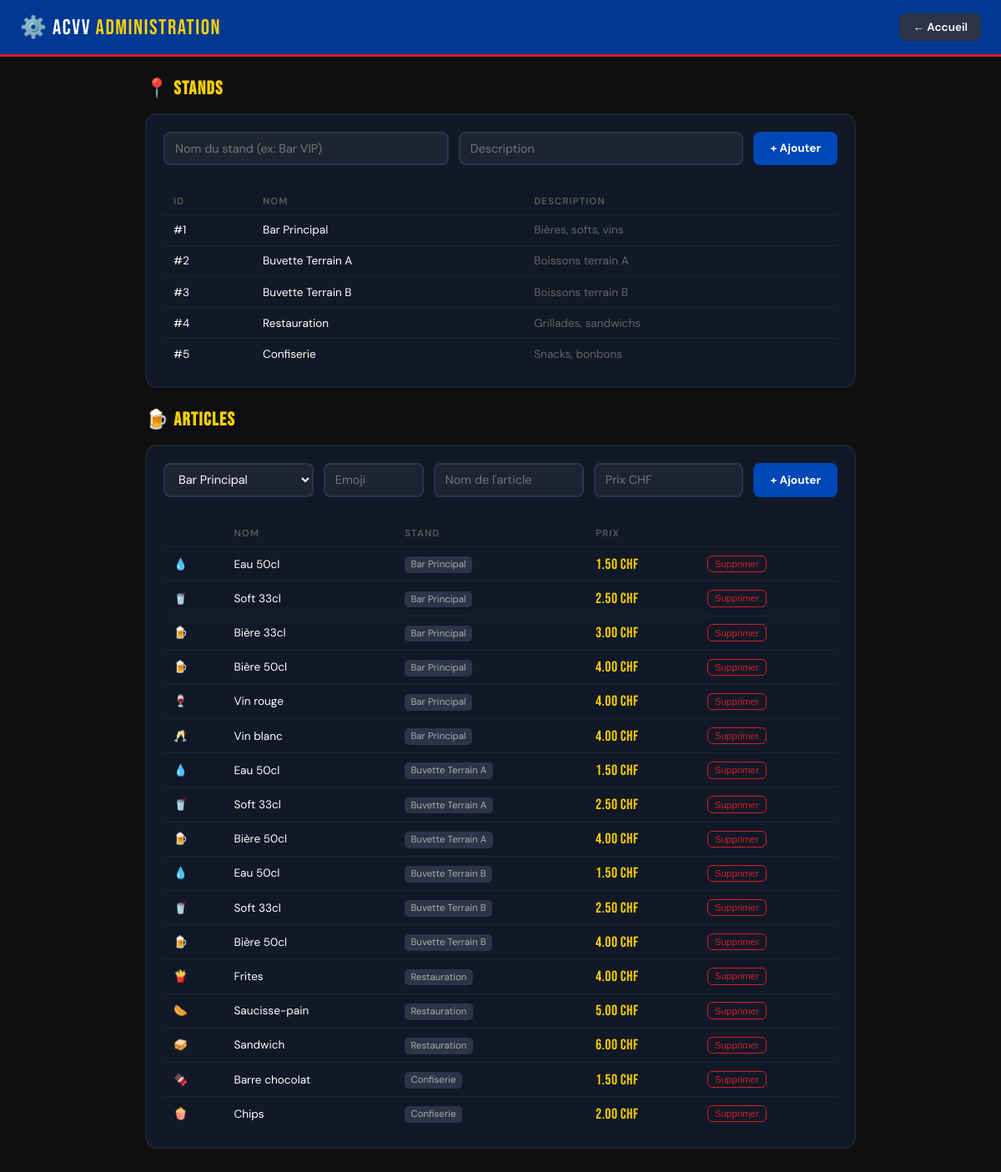
The page /admin on the database its author committed.
### tables this page shows
CREATE TABLE stands (
            id INTEGER PRIMARY KEY AUTOINCREMENT,
            nom TEXT NOT NULL,
            description TEXT,
            actif INTEGER DEFAULT 1
        );

CREATE TABLE articles (
            id INTEGER PRIMARY KEY AUTOINCREMENT,
            stand_id INTEGER NOT NULL,
            nom TEXT NOT NULL,
            prix REAL NOT NULL,
            emoji TEXT DEFAULT '🍺',
            actif INTEGER DEFAULT 1,
            FOREIGN KEY (stand_id) REFERENCES stands(id)
        );

### app.py (the view)
@app.route("/admin")
def admin():
    db = get_db()
    stands = db.execute("SELECT * FROM stands").fetchall()
    articles = db.execute("""
        SELECT a.*, s.nom as stand_nom
        FROM articles a JOIN stands s ON a.stand_id = s.id
        ORDER BY s.id, a.prix
    """).fetchall()
    db.close()
    return render_template("admin.html", stands=stands, articles=articles)

### database.py (called while the page is built)
def get_db():
    conn = sqlite3.connect(DB_PATH)
    conn.row_factory = sqlite3.Row
    return conn

### templates/admin.html (shortened to what this page needs)
<!DOCTYPE html>
<html lang="fr">
<head>
</head>
<body>
<header>
  <div class="logo">⚙️ ACVV <span>Administration</span></div>
  <a href="/" class="btn-back">← Accueil</a>
</header>
<div class="container">
  <h2>📍 Stands</h2>
  <div class="card">
    <div class="form-row">
      <input type="text" id="stand-nom" placeholder="Nom du stand (ex: Bar VIP)">
      <input type="text" id="stand-desc" placeholder="Description">
      <button class="btn-add" onclick="ajouterStand()">+ Ajouter</button>
    </div>
    <div class="table-wrapper">
      <table>
        <tr><th>ID</th><th>Nom</th><th>Description</th></tr>
        {% for s in stands %}
        <tr><td>#{{ s.id }}</td><td>{{ s.nom }}</td><td style="color:#666">{{ s.description or '—' }}</td></tr>
        {% endfor %}
      </table>
    </div>
  </div>
  <h2>🍺 Articles</h2>
  <div class="card">
    <div class="form-row">
      <select id="art-stand">
        {% for s in stands %}<option value="{{ s.id }}">{{ s.nom }}</option>{% endfor %}
      </select>
      <input type="text" id="art-emoji" placeholder="Emoji" style="max-width:70px">
      <input type="text" id="art-nom" placeholder="Nom de l'article">
      <input type="number" id="art-prix" placeholder="Prix CHF" step="0.50" min="0.50">
      <button class="btn-add" onclick="ajouterArticle()">+ Ajouter</button>
    </div>
    <div class="table-wrapper">
      <table>
        <tr><th></th><th>Nom</th><th>Stand</th><th>Prix</th><th></th></tr>
        {% for a in articles %}
        {% if a.actif %}
        <tr id="art-row-{{ a.id }}">
          <td>{{ a.emoji }}</td>
          <td>{{ a.nom }}</td>
          <td><span class="stand-badge">{{ a.stand_nom }}</span></td>
          <td class="prix-cell">{{ "%.2f"|format(a.prix) }} CHF</td>
          <td><button class="btn-del" onclick="supprimerArticle({{ a.id }})">Supprimer</button></td>
        </tr>
        {% endif %}
        {% endfor %}
      </table>
    </div>
  </div>
</div>
</body>
</html>

### templates/admin.html (style rules this page uses)
*,*::before,*::after { box-sizing:border-box;margin:0;padding:0 }
:root { --bleu:#003893;--bleu2:#0047b8;--bleu3:#1a5fd4;--jaune:#f7d000;--noir:#0f0f0f;--gris:#111827;--gris2:#1e2433;--gris3:#2d3447;--blanc:#ffffff;--rouge:#cf2027;--creme:#f4f1e8 }
body { background:var(--noir);color:var(--blanc);font-family:'DM Sans',sans-serif;min-height:100vh }
header { background:var(--bleu);border-bottom:3px solid var(--rouge);padding:1rem 1.5rem;display:flex;align-items:center;justify-content:space-between }
.logo { font-family:'Bebas Neue',sans-serif;font-size:1.6rem;letter-spacing:.06em }
.logo span { color:var(--jaune) }
.btn-back { background:var(--gris3);border:none;border-radius:8px;color:var(--blanc);font-family:'DM Sans',sans-serif;font-size:.85rem;font-weight:600;padding:.5rem 1rem;cursor:pointer;text-decoration:none }
.container { max-width:900px;margin:0 auto;padding:1.5rem }
h2 { font-family:'Bebas Neue',sans-serif;font-size:1.4rem;letter-spacing:.06em;margin-bottom:1rem;color:var(--jaune) }
.card { background:var(--gris);border:2px solid var(--gris2);border-radius:14px;padding:1.25rem;margin-bottom:1.5rem }
.table-wrapper { overflow-x:auto;-webkit-overflow-scrolling:touch;margin-top:1rem }
.form-row { display:flex;gap:.75rem;flex-wrap:wrap;margin-bottom:.75rem }
.form-row input,select { flex:1;min-width:120px;background:var(--gris2);border:2px solid var(--gris3);border-radius:8px;color:var(--blanc);font-family:'DM Sans',sans-serif;font-size:.9rem;padding:.55rem .75rem }
.btn-add { background:var(--bleu2);border:none;border-radius:8px;color:white;font-family:'DM Sans',sans-serif;font-weight:700;font-size:.85rem;padding:.6rem 1.25rem;cursor:pointer }
table { width:100%;border-collapse:collapse;font-size:.85rem;margin-top:.75rem }
th { text-align:left;padding:.5rem .75rem;color:#555;font-size:.72rem;text-transform:uppercase;letter-spacing:.08em;border-bottom:1px solid var(--gris2) }
td { padding:.6rem .75rem;border-bottom:1px solid var(--gris2);vertical-align:middle }
tr:last-child td { border-bottom:none }
.btn-del { background:transparent;border:1px solid var(--rouge);border-radius:6px;color:var(--rouge);font-size:.72rem;padding:.2rem .5rem;cursor:pointer }
.prix-cell { font-family:'Bebas Neue',sans-serif;font-size:1.1rem;color:var(--jaune);letter-spacing:.03em }
.stand-badge { background:var(--gris3);font-size:.72rem;padding:.15rem .45rem;border-radius:5px;color:#aaa }

### rows shown on the page
stands: id "1", nom "Bar Principal", description "Bières, softs, vins"
stands: id "2", nom "Buvette Terrain A", description "Boissons terrain A"
stands: id "3", nom "Buvette Terrain B", description "Boissons terrain B"
stands: id "4", nom "Restauration", description "Grillades, sandwichs"
stands: id "5", nom "Confiserie", description "Snacks, bonbons"
articles: emoji "💧", nom "Eau 50cl", stand_nom "Bar Principal", prix "1.50"
articles: emoji "🥤", nom "Soft 33cl", stand_nom "Bar Principal", prix "2.50"
articles: emoji "🍺", nom "Bière 33cl", stand_nom "Bar Principal", prix "3.00"
articles: emoji "🍺", nom "Bière 50cl", stand_nom "Bar Principal", prix "4.00"
articles: emoji "🍷", nom "Vin rouge", stand_nom "Bar Principal", prix "4.00"
articles: emoji "🥂", nom "Vin blanc", stand_nom "Bar Principal", prix "4.00"
articles: emoji "💧", nom "Eau 50cl", stand_nom "Buvette Terrain A", prix "1.50"
articles: emoji "🥤", nom "Soft 33cl", stand_nom "Buvette Terrain A", prix "2.50"
articles: emoji "🍺", nom "Bière 50cl", stand_nom "Buvette Terrain A", prix "4.00"
articles: emoji "💧", nom "Eau 50cl", stand_nom "Buvette Terrain B", prix "1.50"
articles: emoji "🥤", nom "Soft 33cl", stand_nom "Buvette Terrain B", prix "2.50"
articles: emoji "🍺", nom "Bière 50cl", stand_nom "Buvette Terrain B", prix "4.00"
articles: emoji "🍟", nom "Frites", stand_nom "Restauration", prix "4.00"
articles: emoji "🌭", nom "Saucisse-pain", stand_nom "Restauration", prix "5.00"
articles: emoji "🥪", nom "Sandwich", stand_nom "Restauration", prix "6.00"
articles: emoji "🍫", nom "Barre chocolat", stand_nom "Confiserie", prix "1.50"
articles: emoji "🍿", nom "Chips", stand_nom "Confiserie", prix "2.00"

### other values the page prints
form field value "Bar Principal"
